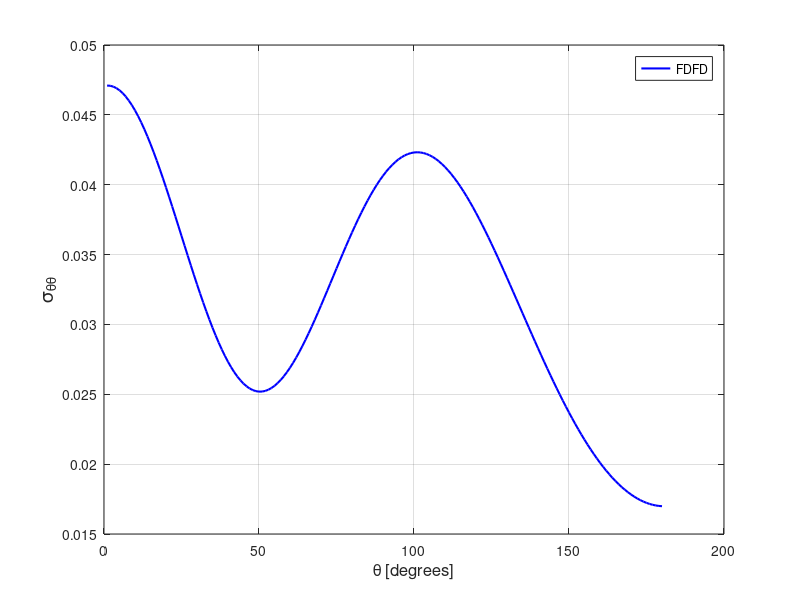

Reproduce this figure in MATLAB.
stt = [ 
    1  0.47096353E-01
    2  0.47082320E-01
    3  0.47020867E-01
    4  0.46912465E-01
    5  0.46757583E-01
    6  0.46557266E-01
    7  0.46312049E-01
    8  0.46023186E-01
    9  0.45692232E-01
   10  0.45320306E-01
   11  0.44909410E-01
   12  0.44461183E-01
   13  0.43977961E-01
   14  0.43461442E-01
   15  0.42914271E-01
   16  0.42338829E-01
   17  0.41737568E-01
   18  0.41113101E-01
   19  0.40468451E-01
   20  0.39806448E-01
   21  0.39129734E-01
   22  0.38441226E-01
   23  0.37744086E-01
   24  0.37041370E-01
   25  0.36335688E-01
   26  0.35630532E-01
   27  0.34928527E-01
   28  0.34232680E-01
   29  0.33545978E-01
   30  0.32871071E-01
   31  0.32210913E-01
   32  0.31568035E-01
   33  0.30944902E-01
   34  0.30344080E-01
   35  0.29767841E-01
   36  0.29218478E-01
   37  0.28697822E-01
   38  0.28208045E-01
   39  0.27750691E-01
   40  0.27327400E-01
   41  0.26939539E-01
   42  0.26588425E-01
   43  0.26274864E-01
   44  0.26000177E-01
   45  0.25764853E-01
   46  0.25569383E-01
   47  0.25414096E-01
   48  0.25299286E-01
   49  0.25224796E-01
   50  0.25190514E-01
   51  0.25196193E-01
   52  0.25240975E-01
   53  0.25324669E-01
   54  0.25445834E-01
   55  0.25603902E-01
   56  0.25797691E-01
   57  0.26025822E-01
   58  0.26287001E-01
   59  0.26579894E-01
   60  0.26902186E-01
   61  0.27252840E-01
   62  0.27629927E-01
   63  0.28031314E-01
   64  0.28455405E-01
   65  0.28899968E-01
   66  0.29362716E-01
   67  0.29841948E-01
   68  0.30334996E-01
   69  0.30840663E-01
   70  0.31355605E-01
   71  0.31878658E-01
   72  0.32406803E-01
   73  0.32938275E-01
   74  0.33471253E-01
   75  0.34003232E-01
   76  0.34532238E-01
   77  0.35056673E-01
   78  0.35574108E-01
   79  0.36082722E-01
   80  0.36580868E-01
   81  0.37066873E-01
   82  0.37538894E-01
   83  0.37995327E-01
   84  0.38434647E-01
   85  0.38856052E-01
   86  0.39257236E-01
   87  0.39637495E-01
   88  0.39996076E-01
   89  0.40331386E-01
   90  0.40642701E-01
   91  0.40929876E-01
   92  0.41190993E-01
   93  0.41425634E-01
   94  0.41634418E-01
   95  0.41815426E-01
   96  0.41969307E-01
   97  0.42095970E-01
   98  0.42194359E-01
   99  0.42264901E-01
  100  0.42307816E-01
  101  0.42322997E-01
  102  0.42310726E-01
  103  0.42271014E-01
  104  0.42204514E-01
  105  0.42111449E-01
  106  0.41992743E-01
  107  0.41848119E-01
  108  0.41678764E-01
  109  0.41485265E-01
  110  0.41268200E-01
  111  0.41028209E-01
  112  0.40766086E-01
  113  0.40483102E-01
  114  0.40179629E-01
  115  0.39856806E-01
  116  0.39515514E-01
  117  0.39156459E-01
  118  0.38780984E-01
  119  0.38389593E-01
  120  0.37983499E-01
  121  0.37563857E-01
  122  0.37131544E-01
  123  0.36687613E-01
  124  0.36232851E-01
  125  0.35768583E-01
  126  0.35295561E-01
  127  0.34814890E-01
  128  0.34327582E-01
  129  0.33834416E-01
  130  0.33336680E-01
  131  0.32835130E-01
  132  0.32330643E-01
  133  0.31824268E-01
  134  0.31316850E-01
  135  0.30809315E-01
  136  0.30302403E-01
  137  0.29796965E-01
  138  0.29293859E-01
  139  0.28793948E-01
  140  0.28297897E-01
  141  0.27806276E-01
  142  0.27320106E-01
  143  0.26839819E-01
  144  0.26366150E-01
  145  0.25899779E-01
  146  0.25441026E-01
  147  0.24990812E-01
  148  0.24549574E-01
  149  0.24117425E-01
  150  0.23695285E-01
  151  0.23283679E-01
  152  0.22882624E-01
  153  0.22492757E-01
  154  0.22114445E-01
  155  0.21747923E-01
  156  0.21393385E-01
  157  0.21051537E-01
  158  0.20722223E-01
  159  0.20405974E-01
  160  0.20102762E-01
  161  0.19813018E-01
  162  0.19536704E-01
  163  0.19274082E-01
  164  0.19025402E-01
  165  0.18790588E-01
  166  0.18569902E-01
  167  0.18363323E-01
  168  0.18171022E-01
  169  0.17992890E-01
  170  0.17829150E-01
  171  0.17680006E-01
  172  0.17545244E-01
  173  0.17424954E-01
  174  0.17319160E-01
  175  0.17227910E-01
  176  0.17151223E-01
  177  0.17089071E-01
  178  0.17041437E-01
  179  0.17008496E-01
  180  0.16990066E-01
  181  0.16986273E-01
  182  0.16997069E-01
  183  0.17022425E-01
  184  0.17062377E-01
  185  0.17116737E-01
  186  0.17185807E-01
  187  0.17269304E-01
  188  0.17367363E-01
  189  0.17479807E-01
  190  0.17606936E-01
  191  0.17748320E-01
  192  0.17904056E-01
  193  0.18074291E-01
  194  0.18258749E-01
  195  0.18457364E-01
  196  0.18670082E-01
  197  0.18897122E-01
  198  0.19137843E-01
  199  0.19392543E-01
  200  0.19660968E-01
  201  0.19942921E-01
  202  0.20238334E-01
  203  0.20546960E-01
  204  0.20868694E-01
  205  0.21203196E-01
  206  0.21550190E-01
  207  0.21909580E-01
  208  0.22280969E-01
  209  0.22664029E-01
  210  0.23058543E-01
  211  0.23463978E-01
  212  0.23880115E-01
  213  0.24306379E-01
  214  0.24742464E-01
  215  0.25187830E-01
  216  0.25641896E-01
  217  0.26104353E-01
  218  0.26574420E-01
  219  0.27051622E-01
  220  0.27535282E-01
  221  0.28024897E-01
  222  0.28519688E-01
  223  0.29018864E-01
  224  0.29521769E-01
  225  0.30027702E-01
  226  0.30535927E-01
  227  0.31045584E-01
  228  0.31555526E-01
  229  0.32065663E-01
  230  0.32574460E-01
  231  0.33081099E-01
  232  0.33585008E-01
  233  0.34084897E-01
  234  0.34580044E-01
  235  0.35069365E-01
  236  0.35551716E-01
  237  0.36026590E-01
  238  0.36492411E-01
  239  0.36948543E-01
  240  0.37394013E-01
  241  0.37827540E-01
  242  0.38248159E-01
  243  0.38654778E-01
  244  0.39046839E-01
  245  0.39422948E-01
  246  0.39782263E-01
  247  0.40123604E-01
  248  0.40446296E-01
  249  0.40749218E-01
  250  0.41031592E-01
  251  0.41292377E-01
  252  0.41530855E-01
  253  0.41746303E-01
  254  0.41937750E-01
  255  0.42104695E-01
  256  0.42246152E-01
  257  0.42361982E-01
  258  0.42451255E-01
  259  0.42513467E-01
  260  0.42548422E-01
  261  0.42556003E-01
  262  0.42535216E-01
  263  0.42486165E-01
  264  0.42408805E-01
  265  0.42303182E-01
  266  0.42169422E-01
  267  0.42006921E-01
  268  0.41817162E-01
  269  0.41599575E-01
  270  0.41354664E-01
  271  0.41082967E-01
  272  0.40785193E-01
  273  0.40462133E-01
  274  0.40115103E-01
  275  0.39744083E-01
  276  0.39350457E-01
  277  0.38935632E-01
  278  0.38500391E-01
  279  0.38046643E-01
  280  0.37575319E-01
  281  0.37087981E-01
  282  0.36586564E-01
  283  0.36072478E-01
  284  0.35547517E-01
  285  0.35013523E-01
  286  0.34472380E-01
  287  0.33926409E-01
  288  0.33377174E-01
  289  0.32827221E-01
  290  0.32278147E-01
  291  0.31732664E-01
  292  0.31192509E-01
  293  0.30660100E-01
  294  0.30137785E-01
  295  0.29627714E-01
  296  0.29131640E-01
  297  0.28652420E-01
  298  0.28191715E-01
  299  0.27751938E-01
  300  0.27335005E-01
  301  0.26942875E-01
  302  0.26577648E-01
  303  0.26240991E-01
  304  0.25934797E-01
  305  0.25660614E-01
  306  0.25420053E-01
  307  0.25214573E-01
  308  0.25045464E-01
  309  0.24913652E-01
  310  0.24820393E-01
  311  0.24766568E-01
  312  0.24752731E-01
  313  0.24779605E-01
  314  0.24847366E-01
  315  0.24956251E-01
  316  0.25106428E-01
  317  0.25297677E-01
  318  0.25529576E-01
  319  0.25801776E-01
  320  0.26113193E-01
  321  0.26463285E-01
  322  0.26850918E-01
  323  0.27274979E-01
  324  0.27733807E-01
  325  0.28225586E-01
  326  0.28749231E-01
  327  0.29302528E-01
  328  0.29883165E-01
  329  0.30489244E-01
  330  0.31118359E-01
  331  0.31767990E-01
  332  0.32435693E-01
  333  0.33118717E-01
  334  0.33814266E-01
  335  0.34519508E-01
  336  0.35231657E-01
  337  0.35947807E-01
  338  0.36664482E-01
  339  0.37379239E-01
  340  0.38089052E-01
  341  0.38790483E-01
  342  0.39480824E-01
  343  0.40157277E-01
  344  0.40816315E-01
  345  0.41455720E-01
  346  0.42072538E-01
  347  0.42663820E-01
  348  0.43227181E-01
  349  0.43760363E-01
  350  0.44260412E-01
  351  0.44726070E-01
  352  0.45154355E-01
  353  0.45544125E-01
  354  0.45893040E-01
  355  0.46200197E-01
  356  0.46463545E-01
  357  0.46682552E-01
  358  0.46855908E-01
  359  0.46983056E-01
  360  0.47063343E-01
 ]; 
plot(stt(1:180,1),stt(1:180,2),'b-','linewidth',1.5 ); 
grid on 
legend('FDFD');
xlabel('\theta [degrees]','FontSize',12);
ylabel('\sigma_{\theta\theta}','FontSize',14);
